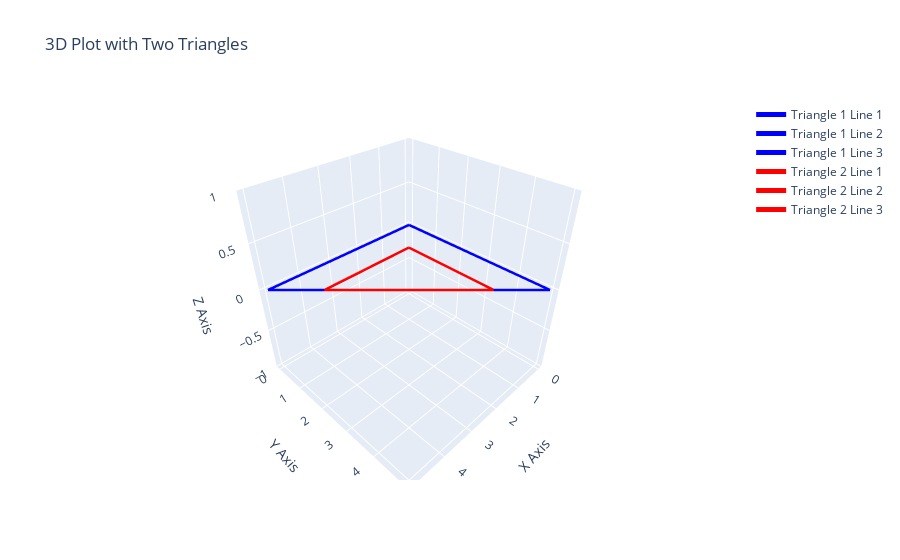

Notebook cell for this chart:
### Markdown cell above
# Test Case 6

### Code cell
triangle1 = [[0, 0, 0], [5, 0, 0], [0, 5, 0]]
triangle2 = [[1, 1, 0], [4, 1, 0], [1, 4, 0]]

# Create the 3D line plot for the triangles
fig = go.Figure()

plot_triangle(fig, triangle1, 'blue', 1)
plot_triangle(fig, triangle2, 'red', 2)

# Update layout for better visualization
fig.update_layout(scene=dict(
                    xaxis_title='X Axis',
                    yaxis_title='Y Axis',
                    zaxis_title='Z Axis'),
                  title='3D Plot with Two Triangles')
# Show the plot
fig.show()

### Figure 1 — Plotly figure (JSON) as saved in the notebook; plotly's stock layout.template omitted (floating-point values rounded to 4 significant figures)
{"data": [{"line": {"color": "blue", "width": 5}, "mode": "lines", "name": "Triangle 1 Line 1", "type": "scatter3d", "x": [0, 5], "y": [0, 0], "z": [0, 0]}, {"line": {"color": "blue", "width": 5}, "mode": "lines", "name": "Triangle 1 Line 2", "type": "scatter3d", "x": [5, 0], "y": [0, 5], "z": [0, 0]}, {"line": {"color": "blue", "width": 5}, "mode": "lines", "name": "Triangle 1 Line 3", "type": "scatter3d", "x": [0, 0], "y": [5, 0], "z": [0, 0]}, {"line": {"color": "red", "width": 5}, "mode": "lines", "name": "Triangle 2 Line 1", "type": "scatter3d", "x": [1, 4], "y": [1, 1], "z": [0, 0]}, {"line": {"color": "red", "width": 5}, "mode": "lines", "name": "Triangle 2 Line 2", "type": "scatter3d", "x": [4, 1], "y": [1, 4], "z": [0, 0]}, {"line": {"color": "red", "width": 5}, "mode": "lines", "name": "Triangle 2 Line 3", "type": "scatter3d", "x": [1, 1], "y": [4, 1], "z": [0, 0]}], "layout": {"scene": {"xaxis": {"title": {"text": "X Axis"}}, "yaxis": {"title": {"text": "Y Axis"}}, "zaxis": {"title": {"text": "Z Axis"}}}, "title": {"text": "3D Plot with Two Triangles"}}}
